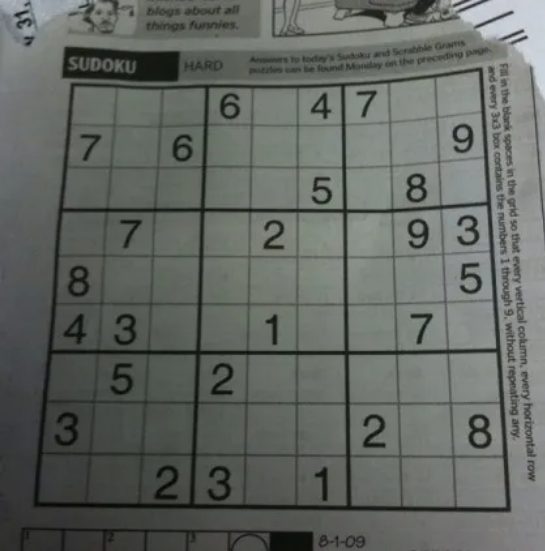
#> input picture soduku.png, 545 x 551 px
$ jupyter execute --allow-errors image_processing.ipynb
#> lines starting #> are read from the running program, lines starting #| are printed output that depends on the picture; after the words box and inside, x2 and y2 are one past the last pixel; in counts of white or black regions, pixels touching at a corner belong together
[cell 1]
import cv2 as cv
import numpy as np
import matplotlib.pyplot as plt

[cell 2]
image = cv.imread('soduku.png')
#> image is the input picture: shape (551, 545, 3); mean B, G, R 98.4, 103.4, 98.6
gray = cv.cvtColor(image, cv.COLOR_BGR2GRAY)
normal_image = cv.cvtColor(image, cv.COLOR_BGR2RGB)

[cell 3]
print(gray.shape)
#| (551, 545)
plt.imshow(normal_image)
plt.axis('off')
plt.show()

[cell 4]
ret2,th2 = cv.threshold(gray,0,255,cv.THRESH_BINARY+cv.THRESH_OTSU)
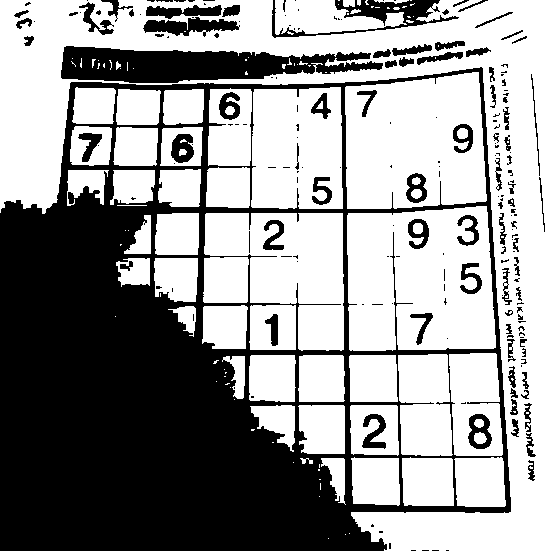
#> th2: shape (551, 545); 59.1% white; 198 black regions (116 under 20 px), largest, box (x1, y1, x2, y2) and area: (0, 67, 511, 551) 101110, (61, 46, 383, 83) 7704, (272, 0, 459, 38) 1933
#> ret2 = 96
plt.imshow(th2, cmap="gray")

[cell 5]
blur = cv.GaussianBlur(gray,(5,5),0)
ret3,th3 = cv.threshold(blur,0,255,cv.THRESH_OTSU)
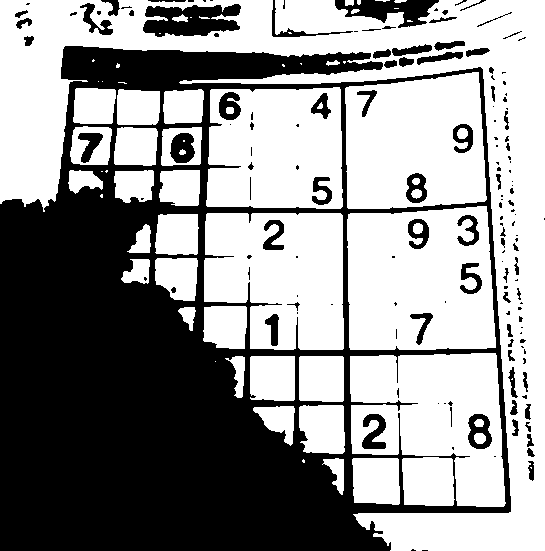
#> th3: shape (551, 545); 57.7% white; 155 black regions (83 under 20 px), largest, box (x1, y1, x2, y2) and area: (0, 46, 511, 551) 112956, (143, 4, 241, 37) 2259, (335, 0, 439, 28) 1527
#> ret3 = 97

plt.imshow(th3,cmap='gray')

[cell 6]
edges = cv.Canny(gray, 10, 100)
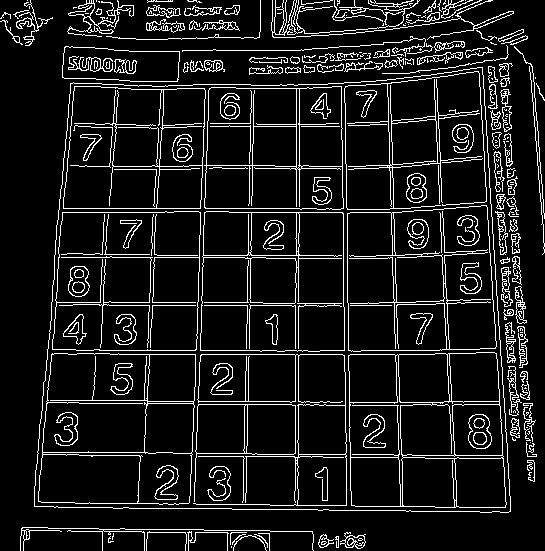
#> edges: shape (551, 545); 10.1% white in thin lines or dots

[cell 7]
cv.imshow("Edges", edges)
cv.waitKey(0)
cv.destroyAllWindows()

[cell 8]
contours, hierarchy = cv.findContours(edges, cv.RETR_EXTERNAL, cv.CHAIN_APPROX_SIMPLE)
#> contours = 174 contours, 117 with area under 20; largest, box (x1, y1, x2, y2) and area: (34, 67, 511, 513) 190324, (62, 46, 180, 82) 3508, (271, 0, 514, 40) 306, (500, 89, 512, 132) 249, (515, 286, 527, 324) 236
cv.drawContours(image, contours, -1, (0, 255, 0), 2)

[cell 9]
cv.imshow("Contours", image)
cv.waitKey(0)
cv.destroyAllWindows()

[cell 10]
biggest_contour = max(contours, key=cv.contourArea)
#> biggest_contour = contour of 238 points, box (x1, y1, x2, y2) (34, 67, 511, 513), area 190324
cv.drawContours(image, [biggest_contour], -1, (255, 0, 0), 5)
cv.imshow("Contours", image)
cv.waitKey(0)
cv.destroyAllWindows()

[cell 11]
contour_points = biggest_contour[:, 0, :].tolist()
#> contour_points = 238 pairs, first value 34 to 510, second value 67 to 512

max_x = max(contour_points, key=lambda x: x[0])[0]
#> max_x = 510
min_x = min(contour_points, key=lambda x: x[0])[0]
#> min_x = 34
max_y = max(contour_points, key=lambda x: x[1])[1]
#> max_y = 512
min_y = min(contour_points, key=lambda x: x[1])[1]
#> min_y = 67
p1 = (min_x, min_y)
#> p1 = (34, 67)
p2 = (max_x, min_y)
#> p2 = (510, 67)
p3 = (max_x, max_y)
#> p3 = (510, 512)
p4 = (min_x, max_y)
#> p4 = (34, 512)

[cell 12]
cv.rectangle(image, p1, p3, (0, 0, 255), 4)  # Green color, thickness=2

cv.imshow("Rectangle", image)
cv.waitKey(0)
cv.destroyAllWindows()

[cell 13]
epsilon = 0.02 * cv.arcLength(biggest_contour, True)
#> epsilon = 36.1
approx = cv.approxPolyDP(biggest_contour, epsilon, True)
#> approx = [[482, 67], [70, 83], [34, 506], [510, 511]]

if len(approx) == 4:
    rectangle_points = approx.reshape(4, 2)
#> rectangle_points = [[482, 67], [70, 83], [34, 506], [510, 511]]
    print("Rectangle Corner Points:", rectangle_points)
#| Rectangle Corner Points: [[482  67]
#|  [ 70  83]
#|  [ 34 506]
#|  [510 511]]

    for i in range(4):
        cv.line(image, tuple(rectangle_points[i]), tuple(rectangle_points[(i+1) % 4]), (0, 255, 0), 2)
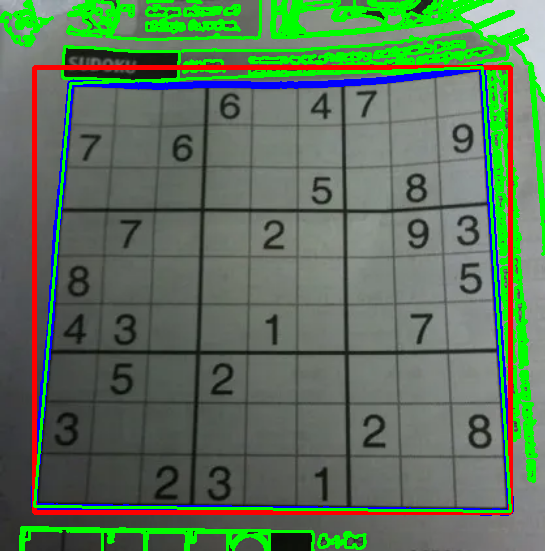
#> image: shape (551, 545, 3); mean B, G, R 90.6, 115.4, 92.3

    cv.imshow("Rectangle Approximation", image)
    cv.waitKey(0)
    cv.destroyAllWindows()
else:
    print("The contour is not a perfect rectangle.")

[cell 14]
image = cv.imread('soduku.png')
for i in range(4):
    cv.line(image, tuple(rectangle_points[i]), tuple(rectangle_points[(i+1) % 4]), (0, 255, 0), 2)
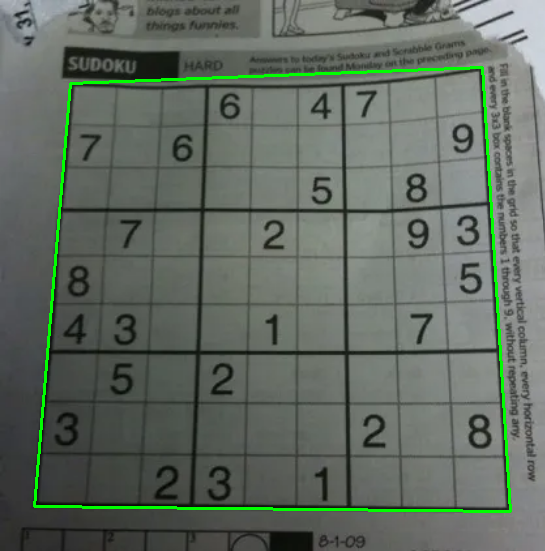
#> image: shape (551, 545, 3); 1.75% of pixels changed, all inside (x1, y1, x2, y2) = (33, 66, 512, 513)
cv.imshow("Rectangle Approximation", image)
cv.waitKey(0)
cv.destroyAllWindows()

[cell 15]
rectangle_points = sorted(rectangle_points, key=lambda x: (x[1], x[0]))
if rectangle_points[0][0] > rectangle_points[1][0]:  # Swap top-left and top-right if needed
    rectangle_points[0], rectangle_points[1] = rectangle_points[1], rectangle_points[0]
if rectangle_points[2][0] < rectangle_points[3][0]:  # Swap bottom-left and bottom-right if needed
    rectangle_points[2], rectangle_points[3] = rectangle_points[3], rectangle_points[2]


print(rectangle_points)
#| [array([70, 83], dtype=int32), array([482,  67], dtype=int32), array([510, 511], dtype=int32), array([ 34, 506], dtype=int32)]

width = 252
height = 252
dst_points = np.array([
    [0, 0],
    [width-1, 0],
    [width-1, height-1],
    [0, height-1]
], dtype="float32")

M = cv.getPerspectiveTransform(np.float32(rectangle_points), dst_points)
#> M = [[0.667, 0.0568, -51.42], [0.0277, 0.714, -61.22], [0.000136, 0.000385, 1]]

warped = cv.warpPerspective(image, M, (width, height))
cv.imshow("Warped Perspective", warped)
cv.waitKey(0)
cv.destroyAllWindows()

[cell 16]
gray_warped = cv.cvtColor(warped, cv.COLOR_BGR2GRAY)
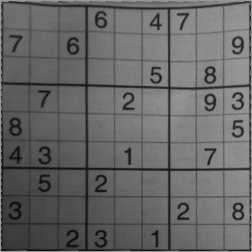
#> gray_warped: shape (252, 252); min 7, max 154, mean 102.6

[cell 17]
binary = cv.adaptiveThreshold(gray_warped, 255, cv.ADAPTIVE_THRESH_MEAN_C, cv.THRESH_BINARY_INV,15, 9)
#> binary: shape (252, 252); 20.5% white; 40 white regions (12 under 20 px), largest, box (x1, y1, x2, y2) and area: (1, 1, 251, 251) 10247, (96, 1, 192, 4) 154, (9, 118, 22, 136) 133
plt.imshow(binary, cmap='gray')

[cell 18]
kernel_h = np.ones((1, 10), np.uint8)
kernel_v = np.ones((25, 1), np.uint8)
horizontal_lines = cv.morphologyEx(binary, cv.MORPH_OPEN, kernel_h, iterations=2)
#> horizontal_lines: shape (252, 252); 7.7% white; 19 white regions, largest, box (x1, y1, x2, y2) and area: (3, 245, 252, 251) 852, (3, 2, 252, 10) 785, (3, 82, 252, 90) 720
kernel = np.ones((3,3), np.uint8)
vertical_lines = cv.morphologyEx(binary, cv.MORPH_OPEN, kernel_v, iterations=2)
#> vertical_lines: shape (252, 252); 6.5% white in thin lines or dots
grid = cv.add(horizontal_lines, vertical_lines)
#> grid: shape (252, 252); 13.8% white; 2 white regions, box (x1, y1, x2, y2) and area: (2, 1, 252, 251) 8655, (98, 2, 194, 3) 96
grid = cv.dilate(grid, kernel, iterations=1)
#> grid: shape (252, 252); 27.6% white; 1 white region, box (x1, y1, x2, y2) and area: (1, 0, 252, 252) 17503
no_grid = cv.subtract(binary, grid)
#> no_grid: shape (252, 252); 4.7% white in thin lines or dots
plt.figure(figsize=(12, 6))
plt.subplot(1, 3, 1), plt.imshow(binary, cmap='gray'), plt.title("Thresholded Image")
plt.subplot(1, 3, 2), plt.imshow(grid, cmap='gray'), plt.title("Detected Grid Lines")
plt.subplot(1, 3, 3), plt.imshow(no_grid, cmap='gray'), plt.title("Image Without Grid")
plt.show()

[cell 19]
no_noise = cv.bilateralFilter(no_grid, 7, 90, 90)

no_noise = cv.medianBlur(no_noise, 3)
kernel = np.ones((2,2), np.uint8)  # Small kernel to remove noise

no_noise = cv.erode(no_noise, kernel, iterations=1)

no_noise = cv.dilate(no_noise, kernel, iterations=1)


plt.imshow(no_noise, cmap='gray')

[cell 20]
plt.imshow(no_noise[:28, 28*5:28*6], cmap='gray')
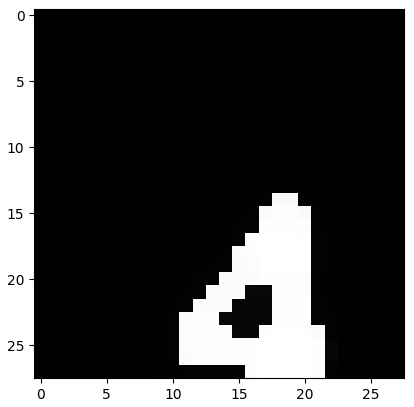
#> figure drawn by matplotlib, 1 panel

[cell 21]
cell_size = 28  # Each cell is 28x28 pixels
grid_size = 9   # 9x9 Sudoku
new_size = 32

fig, axes = plt.subplots(grid_size, grid_size, figsize=(10, 10))

soduku_grid = []
soduku_idk = []

# Loop over each cell
for i in range(grid_size):
    for j in range(grid_size):
        # Extract the 28x28 cell from the image

        if i == 0 and j == 0:
            cell = no_noise[0:(i + 1) * new_size, 0:(j + 1) * new_size]

        elif i == 0 and j != 0 and j != 8:
            cell = no_noise[0:(i + 1) * new_size, (j * cell_size) - 2: ((j + 1) * cell_size) + 2]

        elif i == 0 and j == 8:
            cell = no_noise[0:(i + 1) * new_size, (j * cell_size) - 4: ((j + 1) * cell_size)]

        elif i == 8 and j == 0:
            cell = no_noise[(i * cell_size) - 4: ((i + 1) * cell_size), 0:(j + 1) * new_size]

        elif i == 8 and j == 8:
            cell = no_noise[(i * cell_size) - 4: ((i + 1) * cell_size), (j * cell_size) - 4: ((j + 1) * cell_size)]

        elif i == 8 and j != 0 and j != 8:
            cell = no_noise[(i * cell_size) - 4: ((i + 1) * cell_size), (j * cell_size) - 2: ((j + 1) * cell_size) + 2]

        elif i != 0 and i!= 8 and j == 0:
            cell = no_noise[(i * cell_size) - 2:((i + 1) * cell_size) + 2, 0:(j + 1) * new_size]

        elif i != 0 and i!= 8 and j == 8:
            cell = no_noise[(i * cell_size) - 2:((i + 1) * cell_size) + 2, (j * cell_size) - 4: ((j + 1) * cell_size)]

        elif i != 0 and i!= 8 and j != 0 and j != 8:
            cell = no_noise[(i * cell_size) -2 :((i + 1) * cell_size) + 2, (j * cell_size) -2:((j + 1) * cell_size) + 2]

        else:
            print(f"i = {i}, j = {j}")


        # Display in the subplot

        soduku_idk.append(cell)
        axes[i, j].imshow(cell, cmap='gray')
        axes[i, j].axis("off")  # Hide axes for clarity

    soduku_grid.append(soduku_idk)
    soduku_idk = []
#> after the loop, soduku_grid = 9 items

plt.tight_layout()
plt.show()

[cell 22]
plt.imshow(soduku_grid[1][0])
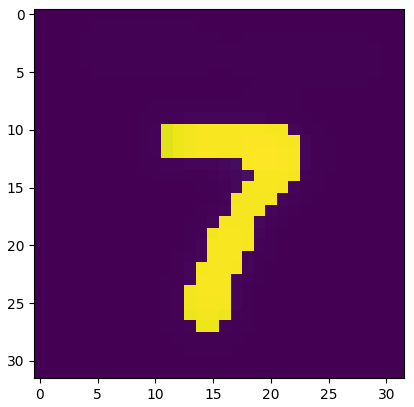
#> figure drawn by matplotlib, 1 panel

[cell 23]
np.mean(soduku_grid[1][0])
#> Out = 22.45

[cell 24]
np.mean(soduku_grid[0][0])
#> Out = 0.104

[cell 25]
np.mean(soduku_grid[2][0])
#> Out = 0.00977

[cell 26]
soduku_filled = [[True] * 9 for _ in range(9)]
print(soduku_filled)

for i in range(grid_size):
    for j in range(grid_size):
        if np.mean(soduku_grid[i][j]) < 10:  # Adjust threshold
            soduku_grid[i][j] = np.zeros_like(soduku_grid[i][j])
            soduku_filled[i][j] = False

[cell 27]
fig, axes = plt.subplots(grid_size, grid_size, figsize=(10, 10))
for i in range(grid_size):
    for j in range(grid_size):
        axes[i, j].imshow(soduku_grid[i][j], cmap='gray')
        axes[i, j].axis("off")

plt.tight_layout()
plt.show()

[cell 28]
plt.imshow(soduku_grid[0][3])

[cell 29]
cell = soduku_grid[0][3]

[cell 30]
def center_image(image):
    # Find the coordinates of non-zero pixels
    non_zero_indices = np.nonzero(image)

    # Calculate the centroid (mean of non-zero pixel coordinates)
    centroid_x = np.mean(non_zero_indices[0])
    centroid_y = np.mean(non_zero_indices[1])

    # Calculate the center of the image (in this case, 16, 16 for a 32x32 image)
    center_x = image.shape[0] // 2
    center_y = image.shape[1] // 2

    # Calculate the shift required to center the image
    shift_x = int(center_x - centroid_x)
    shift_y = int(center_y - centroid_y)

    # Create a new empty image (32x32) initialized with zeros
    centered_image = np.zeros_like(image)

    # Shift the non-zero pixels into the new image
    for i in range(len(non_zero_indices[0])):
        x, y = non_zero_indices[0][i], non_zero_indices[1][i]
        new_x = x + shift_x
        new_y = y + shift_y
        if 0 <= new_x < image.shape[0] and 0 <= new_y < image.shape[1]:
            centered_image[new_x, new_y] = image[x, y]

    return centered_image

[cell 31]
for i in range(grid_size):
    for j in range(grid_size):

        if soduku_filled[i][j] == False:
            continue
        soduku_grid[i][j] = center_image(soduku_grid[i][j])
#> this loop made 9 passes

fig, axes = plt.subplots(grid_size, grid_size, figsize=(10, 10))
for i in range(grid_size):
    for j in range(grid_size):
        axes[i, j].imshow(soduku_grid[i][j], cmap='gray')
        axes[i, j].axis("off")

plt.tight_layout()
plt.show()

[cell 32]
fig, axes = plt.subplots(grid_size, grid_size, figsize=(10, 10))

for i in range(grid_size):
    for j in range(grid_size):
        soduku_grid[i][j] = soduku_grid[i][j][2:30, 2:30]
        axes[i, j].imshow(soduku_grid[i][j], cmap='gray')
        axes[i, j].axis("off")

plt.tight_layout()
plt.show()
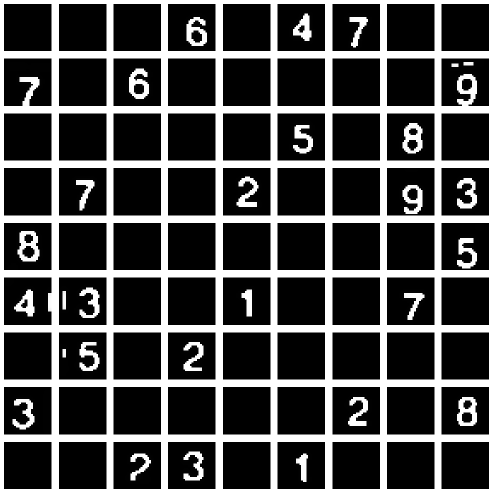
#> figure drawn by matplotlib, 81 panels

[cell 33]
for i in range(grid_size):
    for j in range(grid_size):

        if soduku_filled[i][j] == False:
            continue
        soduku_grid[i][j] = center_image(soduku_grid[i][j])
#> this loop made 9 passes

fig, axes = plt.subplots(grid_size, grid_size, figsize=(10, 10))
for i in range(grid_size):
    for j in range(grid_size):
        axes[i, j].imshow(soduku_grid[i][j], cmap='gray')
        axes[i, j].axis("off")

plt.tight_layout()
plt.show()

[cell 34]
import joblib
from sklearn.neighbors import KNeighborsClassifier

#> (a cell that did not finish here is left out)

#> (a cell that did not finish here is left out)

[cell 37]
from tensorflow.keras.models import load_model
input_image = soduku_grid[8][2]  # Assuming this is a single 28x28 image
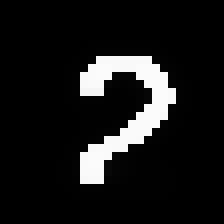
#> input_image: shape (28, 28) (shown 8 times larger); min 0, max 251, mean 25

# Reshape to (1, 28, 28, 1) for a single image
input_image = input_image.reshape(1, 28, 28, 1)

# Normalize the image (assuming it's in pixel range [0, 255])
input_image = input_image.astype("float32") / 255.0
# Load the model
#> (the rest of this cell did not finish here and is left out)
